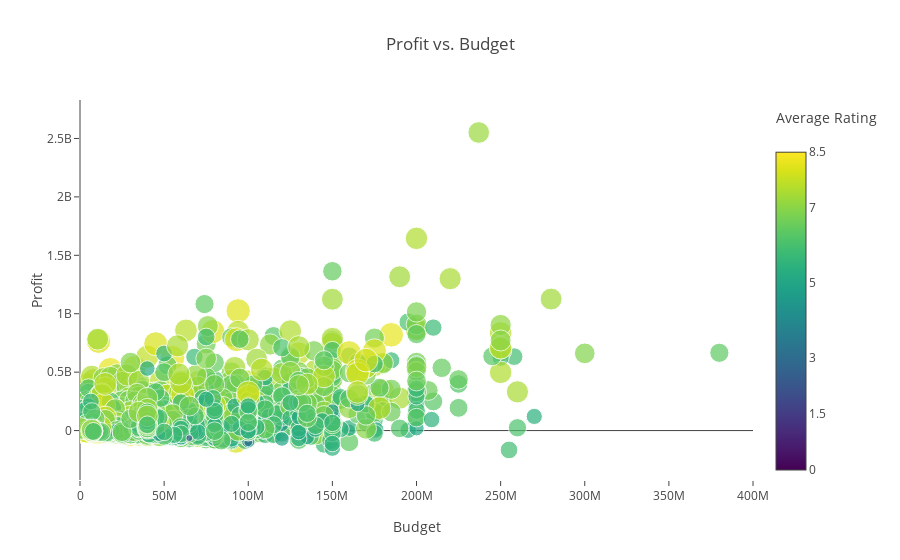

Notebook code cell kept with this figure:
### Code cell
layout = go.Layout(
    title='Profit vs. Budget',
    xaxis=dict(
        title='Budget',
        gridcolor='rgb(255, 255, 255)',
        range=[0, 4e8],
        zerolinewidth=1,
        ticklen=5,
        gridwidth=2,
    ),
    yaxis=dict(
        title='Profit',
        gridcolor='rgb(255, 255, 255)',
        zerolinewidth=1,
        ticklen=5,
        gridwidth=2,
    )
)
data = [go.Scatter(
    x=df[df.budget>5000].budget.values, # Budget
    y=df[df.budget>5000].profit.values,  # Gross
    mode='markers',
    text= df[df.budget>5000].title.values, # Movie Titles
    marker=dict(
        size=3*(df[df.budget>5000].vote_average),
        sizeref=1.0,
        color=df[df.budget>5000].vote_average.values,
                
        colorbar=ColorBar(title='Average Rating<br> &nbsp;' , tickvals=[0,1.5,3,5,7,8.5]),

        showscale=True,
        colorscale='Viridis'
    ))]
fig = go.Figure(data=data, layout=layout)
iplot(fig)

### Figure 1 — Plotly figure (JSON) as saved in the notebook; plotly's stock layout.template omitted (floating-point values rounded to 4 significant figures; data arrays with more than 128 entries replaced by an {"elided": "..."} marker saying what was removed)
{"data": [{"marker": {"color": {"elided": "3728 float values"}, "colorbar": {"tickvals": [0, 1.5, 3, 5, 7, 8.5], "title": "Average Rating<br> &nbsp;"}, "colorscale": "Viridis", "showscale": true, "size": {"elided": "3728 float values"}, "sizeref": 1}, "mode": "markers", "text": {"elided": "3728 str values"}, "type": "scatter", "uid": "ff25b926-f8e6-47fc-aa23-88440283c6bd", "x": {"elided": "3728 int values"}, "y": {"elided": "3728 int values"}}], "layout": {"title": "Profit vs. Budget", "xaxis": {"gridcolor": "rgb(255, 255, 255)", "gridwidth": 2, "range": [0, 400000000], "ticklen": 5, "title": "Budget", "zerolinewidth": 1}, "yaxis": {"gridcolor": "rgb(255, 255, 255)", "gridwidth": 2, "ticklen": 5, "title": "Profit", "zerolinewidth": 1}}}
